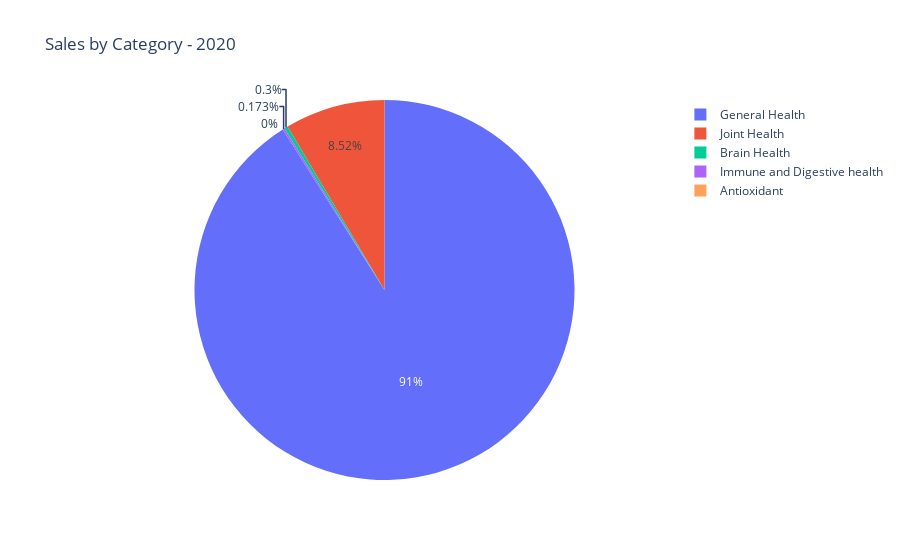

The cell this chart's notebook holds for it:
### Code cell
# Plotly pie chart - net sales by "category" column value - 2020 Only
sales_by_category_2020_fig = px.pie(per_category_sales_2020, names ="category", values = "net_sales", title="Sales by Category - 2020",
        labels={"category" : 'Category', "net_sales" :'Sales in $'})


sales_by_category_2020_fig.show()

### Figure 1 — Plotly figure (JSON) as saved in the notebook; plotly's stock layout.template omitted (floating-point values rounded to 4 significant figures)
{"data": [{"domain": {"x": [0, 1], "y": [0, 1]}, "hovertemplate": "Category=%{label}<br>Sales in $=%{value}<extra></extra>", "labels": ["Antioxidant", "Brain Health", "General Health", "Immune and Digestive health", "Joint Health"], "legendgroup": "", "name": "", "showlegend": true, "type": "pie", "values": [0, 10630.0, 3219000.0, 6104.0, 301500.0]}], "layout": {"legend": {"tracegroupgap": 0}, "title": {"text": "Sales by Category - 2020"}}}
